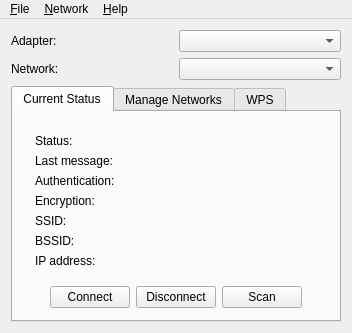
<ui version="4.0" >
 <class>WpaGui</class>
 <widget class="QMainWindow" name="WpaGui" >
  <property name="geometry" >
   <rect>
    <x>0</x>
    <y>0</y>
    <width>345</width>
    <height>330</height>
   </rect>
  </property>
  <property name="windowTitle" >
   <string>wpa_gui</string>
  </property>
  <property name="windowIcon" >
   <iconset resource="icons.qrc" >
    <normaloff>:/icons/wpa_gui.svg</normaloff>:/icons/wpa_gui.svg</iconset>
  </property>
  <widget class="QWidget" name="widget" >
   <layout class="QGridLayout" >
    <item row="0" column="0" >
     <widget class="QLabel" name="adapterLabel" >
      <property name="text" >
       <string>Adapter:</string>
      </property>
     </widget>
    </item>
    <item row="0" column="1" >
     <widget class="QComboBox" name="adapterSelect" />
    </item>
    <item row="1" column="0" >
     <widget class="QLabel" name="networkLabel" >
      <property name="text" >
       <string>Network:</string>
      </property>
     </widget>
    </item>
    <item row="1" column="1" >
     <widget class="QComboBox" name="networkSelect" />
    </item>
    <item row="2" column="0" colspan="2" >
     <widget class="QTabWidget" name="wpaguiTab" >
      <property name="currentIndex" >
       <number>0</number>
      </property>
      <widget class="QWidget" name="statusTab" >
       <attribute name="title" >
        <string>Current Status</string>
       </attribute>
       <layout class="QGridLayout" >
        <item row="0" column="0" colspan="5" >
         <widget class="QFrame" name="frame3" >
          <property name="frameShape" >
           <enum>QFrame::NoFrame</enum>
          </property>
          <property name="frameShadow" >
           <enum>QFrame::Plain</enum>
          </property>
          <layout class="QGridLayout" >
           <item row="0" column="0" >
            <widget class="QLabel" name="statusLabel" >
             <property name="text" >
              <string>Status:</string>
             </property>
            </widget>
           </item>
           <item row="1" column="0" >
            <widget class="QLabel" name="lastMessageLabel" >
             <property name="text" >
              <string>Last message:</string>
             </property>
            </widget>
           </item>
           <item row="2" column="0" >
            <widget class="QLabel" name="authenticationLabel" >
             <property name="text" >
              <string>Authentication:</string>
             </property>
            </widget>
           </item>
           <item row="3" column="0" >
            <widget class="QLabel" name="encryptionLabel" >
             <property name="text" >
              <string>Encryption:</string>
             </property>
            </widget>
           </item>
           <item row="4" column="0" >
            <widget class="QLabel" name="ssidLabel" >
             <property name="text" >
              <string>SSID:</string>
             </property>
            </widget>
           </item>
           <item row="5" column="0" >
            <widget class="QLabel" name="bssidLabel" >
             <property name="text" >
              <string>BSSID:</string>
             </property>
            </widget>
           </item>
           <item row="6" column="0" >
            <widget class="QLabel" name="ipAddressLabel" >
             <property name="text" >
              <string>IP address:</string>
             </property>
            </widget>
           </item>
           <item row="0" column="1" >
            <widget class="QLabel" name="textStatus" >
             <property name="text" >
              <string/>
             </property>
            </widget>
           </item>
           <item row="1" column="1" colspan="3" >
            <widget class="QLabel" name="textLastMessage" >
             <property name="text" >
              <string/>
             </property>
            </widget>
           </item>
           <item row="2" column="1" >
            <widget class="QLabel" name="textAuthentication" >
             <property name="text" >
              <string/>
             </property>
            </widget>
           </item>
           <item row="3" column="1" >
            <widget class="QLabel" name="textEncryption" >
             <property name="text" >
              <string/>
             </property>
            </widget>
           </item>
           <item row="4" column="1" >
            <widget class="QLabel" name="textSsid" >
             <property name="text" >
              <string/>
             </property>
            </widget>
           </item>
           <item row="5" column="1" >
            <widget class="QLabel" name="textBssid" >
             <property name="text" >
              <string/>
             </property>
            </widget>
           </item>
           <item row="6" column="1" >
            <widget class="QLabel" name="textIpAddress" >
             <property name="text" >
              <string/>
             </property>
            </widget>
           </item>
          </layout>
         </widget>
        </item>
        <item row="1" column="0" >
         <spacer>
          <property name="orientation" >
           <enum>Qt::Vertical</enum>
          </property>
          <property name="sizeHint" >
           <size>
            <width>20</width>
            <height>40</height>
           </size>
          </property>
         </spacer>
        </item>
        <item row="1" column="1" >
         <widget class="QPushButton" name="connectButton" >
          <property name="text" >
           <string>Connect</string>
          </property>
         </widget>
        </item>
        <item row="1" column="2" >
         <widget class="QPushButton" name="disconnectButton" >
          <property name="text" >
           <string>Disconnect</string>
          </property>
         </widget>
        </item>
        <item row="1" column="3" >
         <widget class="QPushButton" name="scanButton" >
          <property name="text" >
           <string>Scan</string>
          </property>
         </widget>
        </item>
        <item row="1" column="4" >
         <spacer>
          <property name="orientation" >
           <enum>Qt::Vertical</enum>
          </property>
          <property name="sizeHint" >
           <size>
            <width>20</width>
            <height>40</height>
           </size>
          </property>
         </spacer>
        </item>
       </layout>
      </widget>
      <widget class="QWidget" name="networkconfigTab" >
       <attribute name="title" >
        <string>Manage Networks</string>
       </attribute>
       <layout class="QGridLayout" >
        <item row="0" column="0" colspan="5" >
         <widget class="QListWidget" name="networkList" >
          <property name="selectionRectVisible" >
           <bool>true</bool>
          </property>
         </widget>
        </item>
        <item rowspan="2" row="1" column="0" >
         <spacer>
          <property name="orientation" >
           <enum>Qt::Vertical</enum>
          </property>
          <property name="sizeHint" >
           <size>
            <width>20</width>
            <height>61</height>
           </size>
          </property>
         </spacer>
        </item>
        <item row="1" column="1" >
         <widget class="QRadioButton" name="enableRadioButton" >
          <property name="text" >
           <string>Enabled</string>
          </property>
         </widget>
        </item>
        <item row="1" column="2" >
         <widget class="QPushButton" name="editNetworkButton" >
          <property name="text" >
           <string>Edit</string>
          </property>
         </widget>
        </item>
        <item row="1" column="3" >
         <widget class="QPushButton" name="removeNetworkButton" >
          <property name="text" >
           <string>Remove</string>
          </property>
         </widget>
        </item>
        <item rowspan="2" row="1" column="4" >
         <spacer>
          <property name="orientation" >
           <enum>Qt::Vertical</enum>
          </property>
          <property name="sizeHint" >
           <size>
            <width>20</width>
            <height>61</height>
           </size>
          </property>
         </spacer>
        </item>
        <item row="2" column="1" >
         <widget class="QRadioButton" name="disableRadioButton" >
          <property name="text" >
           <string>Disabled</string>
          </property>
         </widget>
        </item>
        <item row="2" column="2" >
         <widget class="QPushButton" name="addNetworkButton" >
          <property name="text" >
           <string>Add</string>
          </property>
         </widget>
        </item>
        <item row="2" column="3" >
         <widget class="QPushButton" name="scanNetworkButton" >
          <property name="text" >
           <string>Scan</string>
          </property>
         </widget>
        </item>
       </layout>
      </widget>
      <widget class="QWidget" name="wpsTab" >
       <attribute name="title" >
        <string>WPS</string>
       </attribute>
       <layout class="QGridLayout" name="wpsGridLayout" >
        <item row="0" column="0" >
         <widget class="QLabel" name="label_2" >
          <property name="text" >
           <string>Status:</string>
          </property>
         </widget>
        </item>
        <item row="0" column="1" colspan="3" >
         <widget class="QLabel" name="wpsStatusText" >
          <property name="text" >
           <string/>
          </property>
         </widget>
        </item>
        <item row="1" column="0" colspan="2" >
         <widget class="QPushButton" name="wpsPbcButton" >
          <property name="text" >
           <string>PBC - push button</string>
          </property>
         </widget>
        </item>
        <item row="2" column="0" colspan="2" >
         <widget class="QPushButton" name="wpsPinButton" >
          <property name="text" >
           <string>Generate PIN</string>
          </property>
         </widget>
        </item>
        <item row="2" column="2" >
         <widget class="QLabel" name="label" >
          <property name="text" >
           <string>PIN:</string>
          </property>
         </widget>
        </item>
        <item row="2" column="3" >
         <widget class="QLineEdit" name="wpsPinEdit" >
          <property name="enabled" >
           <bool>false</bool>
          </property>
          <property name="readOnly" >
           <bool>true</bool>
          </property>
         </widget>
        </item>
        <item row="3" column="0" colspan="2" >
         <widget class="QPushButton" name="wpsApPinButton" >
          <property name="enabled" >
           <bool>false</bool>
          </property>
          <property name="text" >
           <string>Use AP PIN</string>
          </property>
         </widget>
        </item>
        <item row="3" column="2" >
         <widget class="QLabel" name="label_3" >
          <property name="text" >
           <string>AP PIN:</string>
          </property>
         </widget>
        </item>
        <item row="3" column="3" >
         <widget class="QLineEdit" name="wpsApPinEdit" >
          <property name="enabled" >
           <bool>false</bool>
          </property>
         </widget>
        </item>
        <item row="4" column="0" colspan="4" >
         <widget class="QTextEdit" name="wpsInstructions" >
          <property name="readOnly" >
           <bool>true</bool>
          </property>
         </widget>
        </item>
       </layout>
      </widget>
     </widget>
    </item>
   </layout>
  </widget>
  <widget class="QMenuBar" name="MenuBar" >
   <property name="geometry" >
    <rect>
     <x>0</x>
     <y>0</y>
     <width>345</width>
     <height>24</height>
    </rect>
   </property>
   <widget class="QMenu" name="fileMenu" >
    <property name="title" >
     <string>&amp;File</string>
    </property>
    <addaction name="fileEventHistoryAction" />
    <addaction name="fileSaveConfigAction" />
    <addaction name="actionWPS" />
    <addaction name="separator" />
    <addaction name="fileExitAction" />
   </widget>
   <widget class="QMenu" name="networkMenu" >
    <property name="title" >
     <string>&amp;Network</string>
    </property>
    <addaction name="networkAddAction" />
    <addaction name="networkEditAction" />
    <addaction name="networkRemoveAction" />
    <addaction name="separator" />
    <addaction name="networkEnableAllAction" />
    <addaction name="networkDisableAllAction" />
    <addaction name="networkRemoveAllAction" />
   </widget>
   <widget class="QMenu" name="helpMenu" >
    <property name="title" >
     <string>&amp;Help</string>
    </property>
    <addaction name="helpContentsAction" />
    <addaction name="helpIndexAction" />
    <addaction name="separator" />
    <addaction name="helpAboutAction" />
   </widget>
   <addaction name="fileMenu" />
   <addaction name="networkMenu" />
   <addaction name="helpMenu" />
  </widget>
  <action name="fileEventHistoryAction" >
   <property name="text" >
    <string>Event &amp;History</string>
   </property>
  </action>
  <action name="fileSaveConfigAction" >
   <property name="text" >
    <string>&amp;Save Configuration</string>
   </property>
   <property name="shortcut" >
    <string>Ctrl+S</string>
   </property>
  </action>
  <action name="fileExitAction" >
   <property name="text" >
    <string>E&amp;xit</string>
   </property>
   <property name="shortcut" >
    <string>Ctrl+Q</string>
   </property>
  </action>
  <action name="networkAddAction" >
   <property name="text" >
    <string>&amp;Add</string>
   </property>
  </action>
  <action name="networkEditAction" >
   <property name="text" >
    <string>&amp;Edit</string>
   </property>
  </action>
  <action name="networkRemoveAction" >
   <property name="text" >
    <string>&amp;Remove</string>
   </property>
  </action>
  <action name="networkEnableAllAction" >
   <property name="text" >
    <string>E&amp;nable All</string>
   </property>
  </action>
  <action name="networkDisableAllAction" >
   <property name="text" >
    <string>&amp;Disable All</string>
   </property>
  </action>
  <action name="networkRemoveAllAction" >
   <property name="text" >
    <string>Re&amp;move All</string>
   </property>
  </action>
  <action name="helpContentsAction" >
   <property name="enabled" >
    <bool>false</bool>
   </property>
   <property name="text" >
    <string>&amp;Contents...</string>
   </property>
  </action>
  <action name="helpIndexAction" >
   <property name="enabled" >
    <bool>false</bool>
   </property>
   <property name="text" >
    <string>&amp;Index...</string>
   </property>
  </action>
  <action name="helpAboutAction" >
   <property name="text" >
    <string>&amp;About</string>
   </property>
  </action>
  <action name="actionWPS" >
   <property name="enabled" >
    <bool>false</bool>
   </property>
   <property name="text" >
    <string>&amp;Wi-Fi Protected Setup</string>
   </property>
  </action>
 </widget>
 <layoutdefault spacing="6" margin="11" />
 <pixmapfunction></pixmapfunction>
 <includes>
  <include location="global" >qtimer.h</include>
  <include location="global" >qsocketnotifier.h</include>
  <include location="local" >wpamsg.h</include>
  <include location="local" >eventhistory.h</include>
  <include location="local" >scanresults.h</include>
 </includes>
 <resources>
  <include location="icons.qrc" />
 </resources>
 <connections/>
</ui>
